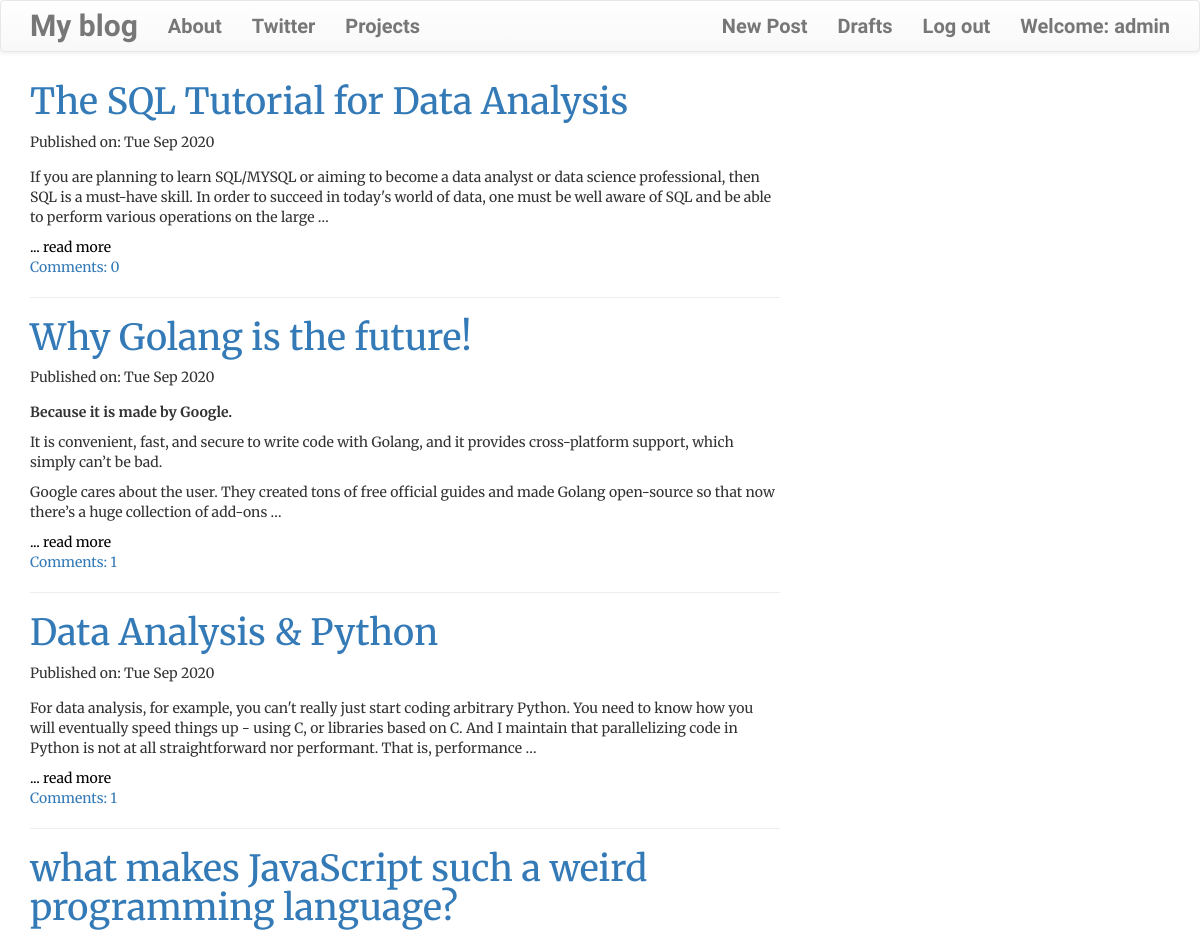
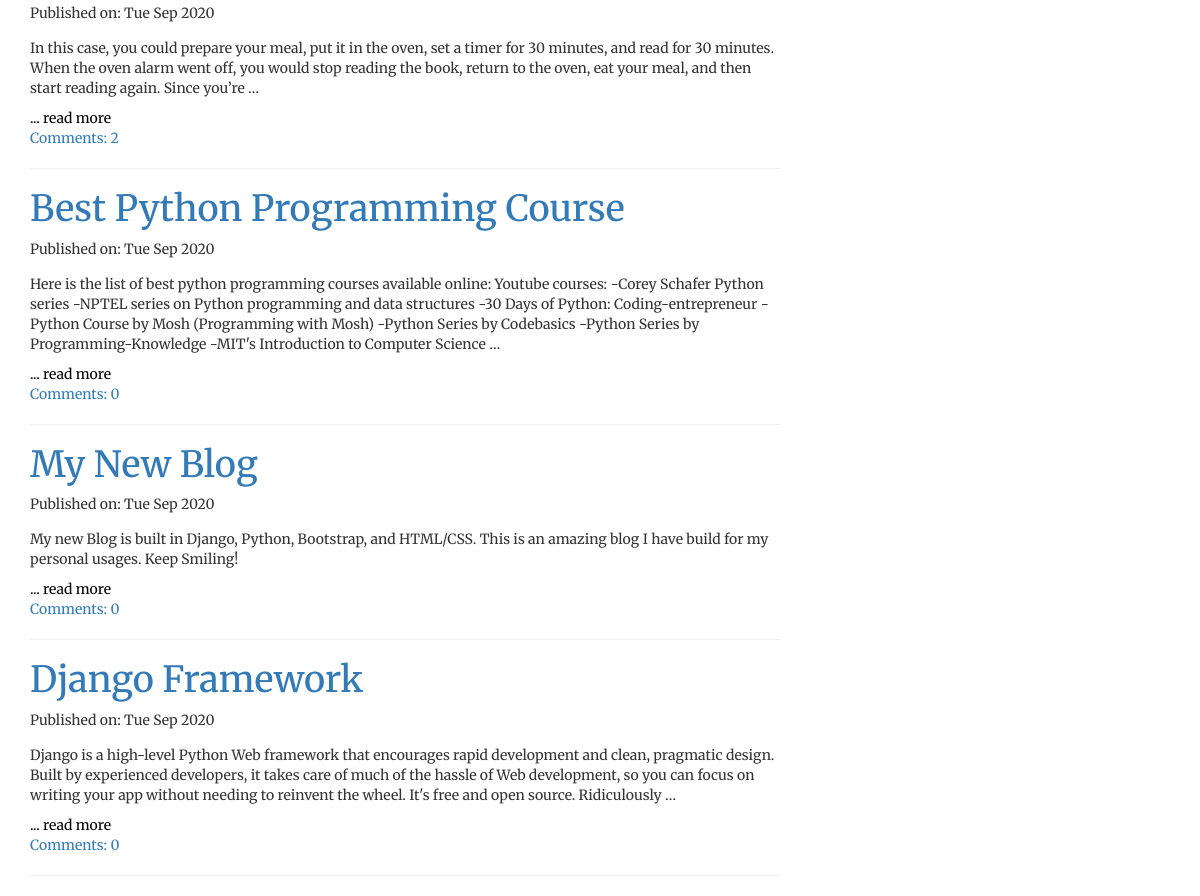
The app's page / (signed in) with its own data (2 pictures, top to bottom).
### blog/models.py (models this page shows, shortened)
class Post(models.Model):
    author = models.ForeignKey('auth.User', on_delete=models.CASCADE)
    title = models.CharField(max_length=200)
    text = models.TextField()
    create_date = models.DateTimeField(default=timezone.now)
    published_date = models.DateTimeField(blank=True, null=True)
    def approve_comments(self):
        return self.comments.filter(approved_comment=True)

### blog/views.py (the view)
# urls.py: path('', views.PostListView.as_view(), name='post_list'),
class PostListView(ListView):
    model = Post
    def get_queryset(self):
        return Post.objects.filter(published_date__lte=timezone.now()).order_by('-published_date')

### blog/templates/blog/post_list.html
{% extends 'blog/base.html' %}
{% block content %}
        <div class="centerstage">
            {% for post in post_list %}
                <div class="post">
                    <h1><a class="title" href="{% url 'post_detail' pk=post.pk %}" style="text-decoration: none;">{{post.title}}</a></h1>
                <div class="date">
                    <p>Published on: {{post.published_date|date:"D M Y"}}</p>
                </div>
                <div>
                <p class="postcontent">
                {{ post.text|safe|truncatewords:"50"|linebreaks }}</p>
                <a class="readmore" href="{% url 'post_detail' pk=post.pk %}" style="text-decoration: none;">... read more</a>
                </div>
                <a href="{% url 'post_detail' pk=post.pk %}"style="text-decoration: none;">
                Comments: {{post.approve_comments.count }}</a>
                </div><hr>
            {% endfor %}
        </div>
{% endblock %}

### blog/templates/blog/base.html (shortened to what this page needs)
<!DOCTYPE html>
{% load static %}
<html>
    <head>
        <link rel="stylesheet" href="https://maxcdn.bootstrapcdn.com/bootstrap/3.3.7/css/bootstrap.min.css">
        <link rel="stylesheet" href="https://maxcdn.bootstrapcdn.com/bootstrap/3.3.7/css/bootstrap-theme.min.css">
        <link rel="stylesheet" href="//cdn.jsdelivr.net/npm/medium-editor@latest/dist/css/medium-editor.min.css" type="text/css" media="screen" charset="utf-8">
        <link rel="stylesheet" href="{% static 'css/blog.css' %}">
<body class='loader'>
  <nav class="navbar navbar-default techfont custom-navbar">
    <div class="container">
      <ul class="nav navbar-nav">
        <li><a class='navbar-brand bigbrand' href="{% url 'post_list' %}">My blog</a></li>
        <li><a href="{% url 'about'%}">About</a></li>
        <li><a href="https://twitter.com/siddbadal" target='_blank'>Twitter</a></li>
        <li><a href="https://sidharthbadal.netlify.app" target='_blank'>Projects</a></li>
      </ul>
      <ul class="nav navbar-nav navbar-right">
        {% if user.is_authenticated %}
        <li>
          <a href="{% url 'post_new' %}" >New Post</a>
        </li>
        <li>
          <a href="{% url 'post_draft_list' %}">Drafts</a>
        </li>
        <li>
          <a href="{% url 'logout' %}" >Log out</a>
        </li>
        <li>
          <a >Welcome: {{ user.username }}</a>
        </li>
          {% else %}
          <li><a class='nav navbar-right' href="{% url 'login' %}" ><span class="glyphicon glyphicon-user"></span></a></li>
        {% endif %}
      </ul>
  </div>
</nav>
        <div class="content container">
            <div class="row">
                <div class="col-md-8">
                  <div class="blog_posts">
                    {% block content %}
                    {% endblock %}
                  </div>
                </div>
            </div>
        </div>
</body>
</html>

### blog/static/css/blog.css (style rules this page uses)
body { background-color: #fff; font-family: 'Merriweather', serif; }
.techfont { margin-bottom: 10px; }
.centerstage { margin-left: auto; margin-right: auto; font-family: 'Merriweather', serif; }
.postcontent { margin-top: 15px; margin-bottom: 15px; }
.readmore { color: black; }
.navbar { font-weight: bolder; font-size: 2rem; font-family: 'Indie Flower', cursive; }
.navbar-brand { font-size: 3rem; }

### records on screen
Post: title "The SQL Tutorial for Data Analysis", published_date "Tue Sep 2020", text "If you are planning to learn SQL/MYSQL or aiming to become a data analyst or data science professional, then SQL is a must-have skill. In order to succeed in today's world of data, one must be well aware of SQL and be able to perform various operations on the large …", approve_comments.count "0"
Post: title "Why Golang is the future!", published_date "Tue Sep 2020", text "Because it is made by Google. It is convenient, fast, and secure to write code with Golang, and it provides cross-platform support, which simply can’t be bad. Google cares about the user. They created tons of free official guides and made Golang open-source so that now there’s a huge collection of add-ons …", approve_comments.count "1"
Post: title "Data Analysis & Python", published_date "Tue Sep 2020", text "For data analysis, for example, you can't really just start coding arbitrary Python. You need to know how you will eventually speed things up - using C, or libraries based on C. And I maintain that parallelizing code in Python is not at all straightforward nor performant. That is, performance …", approve_comments.count "1"
Post: title "what makes JavaScript such a weird programming language?", published_date "Tue Sep 2020", text "In this case, you could prepare your meal, put it in the oven, set a timer for 30 minutes, and read for 30 minutes. When the oven alarm went off, you would stop reading the book, return to the oven, eat your meal, and then start reading again. Since you’re …", approve_comments.count "2"
Post: title "Best Python Programming Course", published_date "Tue Sep 2020", text "Here is the list of best python programming courses available online: Youtube courses: -Corey Schafer Python series -NPTEL series on Python programming and data structures -30 Days of Python: Coding-entrepreneur -Python Course by Mosh (Programming with Mosh) -Python Series by Codebasics -Python Series by Programming-Knowledge -MIT's Introduction to Computer Science …", approve_comments.count "0"
Post: title "My New Blog", published_date "Tue Sep 2020", text "My new Blog is built in Django, Python, Bootstrap, and HTML/CSS. This is an amazing blog I have build for my personal usages. Keep Smiling!", approve_comments.count "0"
Post: title "Django Framework", published_date "Tue Sep 2020", text "Django is a high-level Python Web framework that encourages rapid development and clean, pragmatic design. Built by experienced developers, it takes care of much of the hassle of Web development, so you can focus on writing your app without needing to reinvent the wheel. It's free and open source. Ridiculously …", approve_comments.count "0"

### other values on screen
{{ user.username }} "admin"
